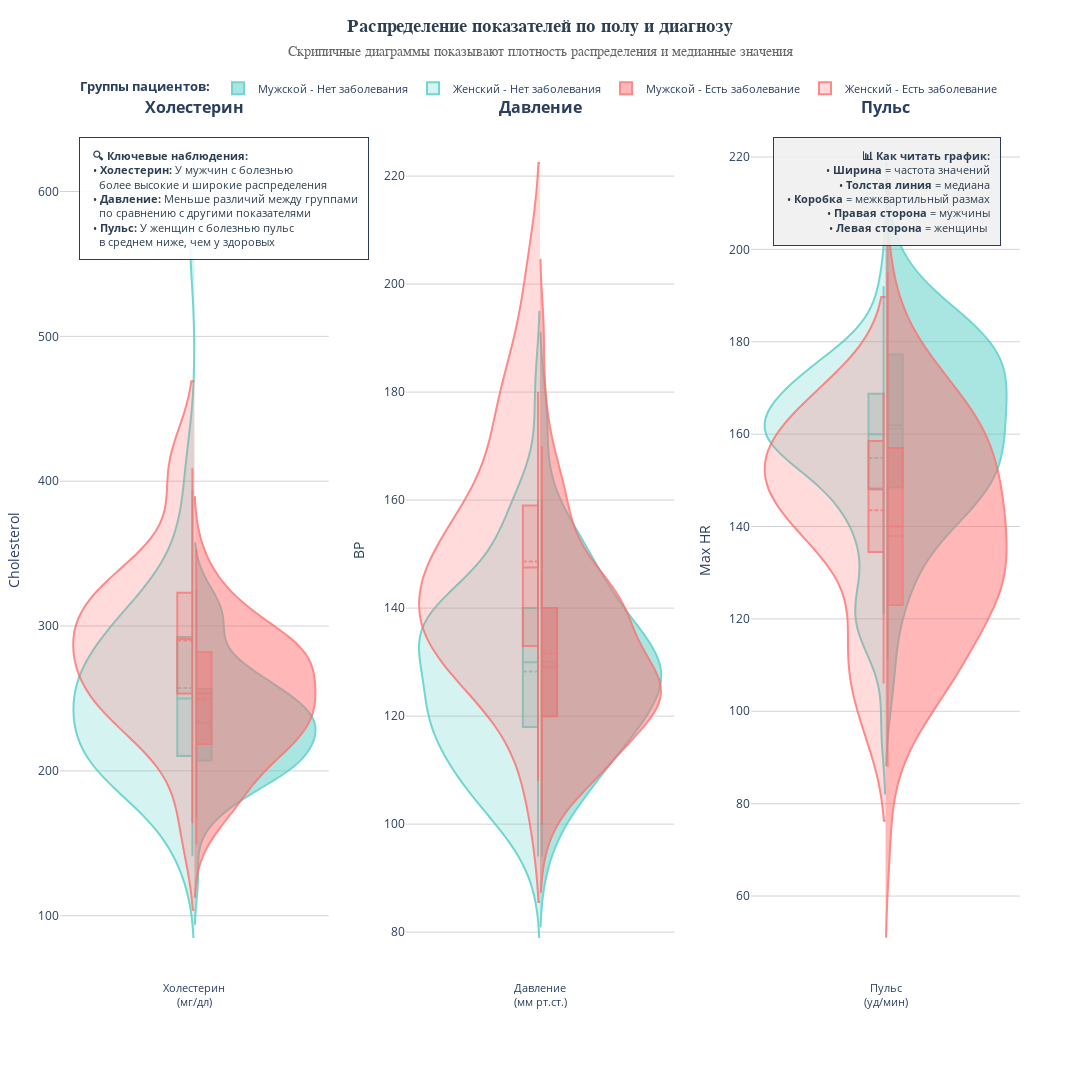

The code cell stored with this chart in its notebook:
### Code cell
import numpy as np
import pandas as pd
import plotly.graph_objects as go
import plotly.express as px

# Загружаем исходные данные
heart_df_original = pd.read_csv("/home/zorinep/big_data_magistracy/vizualize/heart.csv")

# Преобразуем для читаемости
heart_df_original["Пол"] = heart_df_original["Sex"].map({1: "Мужской", 0: "Женский"})
heart_df_original["Диагноз"] = heart_df_original["Heart Disease"].map({"Presence": "Есть заболевание", "Absence": "Нет заболевания"})

# ==================== КАРТОЧКА 6: VIOLIN PLOT ====================
print("Создаем Карточку 6: Violin plot...")

# Создаем subplot с 3 violin plots
fig6 = make_subplots(
    rows=1, cols=3,
    subplot_titles=['<b>Холестерин</b>', '<b>Давление</b>', '<b>Пульс</b>'],
    horizontal_spacing=0.08,
    shared_yaxes=False
)

# Показатели для анализа
indicators = ['Cholesterol', 'BP', 'Max HR']
titles_short = ['Холестерин<br>(мг/дл)', 'Давление<br>(мм рт.ст.)', 'Пульс<br>(уд/мин)']

# Цвета для групп
colors = {
    ('Мужской', 'Нет заболевания'): 'rgba(78, 205, 196, 0.6)',      # Бирюзовый светлый
    ('Женский', 'Нет заболевания'): 'rgba(78, 205, 196, 0.3)',      # Бирюзовый светлее
    ('Мужской', 'Есть заболевание'): 'rgba(255, 107, 107, 0.6)',    # Красный светлый
    ('Женский', 'Есть заболевание'): 'rgba(255, 107, 107, 0.3)'     # Красный светлее
}

line_colors = {
    ('Мужской', 'Нет заболевания'): '#4ECDC4',
    ('Женский', 'Нет заболевания'): '#4ECDC4',
    ('Мужской', 'Есть заболевание'): '#FF6B6B',
    ('Женский', 'Есть заболевание'): '#FF6B6B'
}

# Для каждой метрики создаем violin plot
for col_idx, (indicator, title) in enumerate(zip(indicators, titles_short), 1):
    
    # Создаем группы: Мужчины/Женщины × Здоровые/Больные
    groups = [
        ('Мужской', 'Нет заболевания'),
        ('Женский', 'Нет заболевания'),
        ('Мужской', 'Есть заболевание'),
        ('Женский', 'Есть заболевание')
    ]
    
    for group in groups:
        sex, diagnosis = group
        
        # Фильтруем данные
        subset = heart_df_original[
            (heart_df_original['Пол'] == sex) & 
            (heart_df_original['Диагноз'] == diagnosis)
        ]
        
        if len(subset) > 0:
            # Для мужчин делаем справа, для женщин слева
            side = 'positive' if sex == 'Мужской' else 'negative'
            
            fig6.add_trace(go.Violin(
                y=subset[indicator],
                x=[title] * len(subset),
                name=f"{sex} - {diagnosis}",
                side=side,
                line_color=line_colors[group],
                fillcolor=colors[group],
                opacity=0.8,
                meanline_visible=True,
                box_visible=True,
                points=False,  # Не показываем точки для чистоты
                scalemode='width',
                width=0.8,
                hoverinfo='y',
                legendgroup=str(group),
                showlegend=(col_idx == 1)  # Показывать легенду только для первого графика
            ),
            row=1, col=col_idx)

# Настраиваем layout
fig6.update_layout(
    title=dict(
        text='<b>Распределение показателей по полу и диагнозу</b><br><span style="font-size:14px; color:#666">Скрипичные диаграммы показывают плотность распределения и медианные значения</span>',
        font=dict(size=18, family='Arial', color='#2c3e50'),
        x=0.5,
        y=0.97
    ),
    width=1080,
    height=1080,
    margin=dict(l=60, r=60, t=120, b=100),
    plot_bgcolor='white',
    showlegend=True,
    legend=dict(
        orientation="h",
        yanchor="bottom",
        y=1.02,
        xanchor="center",
        x=0.5,
        font=dict(size=11),
        title=dict(text="<b>Группы пациентов:</b>")
    ),
    violingap=0.1,
    violingroupgap=0.1,
    violinmode='overlay'
)

# Настраиваем оси
for i in range(1, 4):
    fig6.update_xaxes(
        tickangle=0,
        tickfont=dict(size=11),
        showgrid=False,
        row=1, col=i
    )
    fig6.update_yaxes(
        gridcolor='lightgray',
        gridwidth=1,
        title_text=indicators[i-1],
        row=1, col=i
    )

# Добавляем аннотации с выводами
insights_text = '''
<b>🔍 Ключевые наблюдения:</b><br>
• <b>Холестерин:</b> У мужчин с болезнью<br>   более высокие и широкие распределения<br>
• <b>Давление:</b> Меньше различий между группами<br>   по сравнению с другими показателями<br>
• <b>Пульс:</b> У женщин с болезнью пульс<br>   в среднем ниже, чем у здоровых
'''

fig6.add_annotation(
    x=0.02, y=0.98,
    xref="paper", yref="paper",
    text=insights_text,
    showarrow=False,
    align="left",
    font=dict(size=11, color="#2c3e50"),
    bgcolor="rgba(255, 255, 255, 0.9)",
    bordercolor="#2c3e50",
    borderwidth=1,
    borderpad=10
)

# Добавляем объяснение графика
explanation_text = '''
<b>📊 Как читать график:</b><br>
• <b>Ширина</b> = частота значений<br>
• <b>Толстая линия</b> = медиана<br>
• <b>Коробка</b> = межквартильный размах<br>
• <b>Правая сторона</b> = мужчины<br>
• <b>Левая сторона</b> = женщины
'''

fig6.add_annotation(
    x=0.98, y=0.98,
    xref="paper", yref="paper",
    text=explanation_text,
    showarrow=False,
    align="right",
    font=dict(size=11, color="#2c3e50"),
    bgcolor="rgba(240, 240, 240, 0.9)",
    bordercolor="#2c3e50",
    borderwidth=1,
    borderpad=10
)

fig6.show()

### Figure 1 — Plotly figure (JSON) as saved in the notebook; plotly's stock layout.template omitted (floating-point values rounded to 4 significant figures)
{"data": [{"box": {"visible": true}, "fillcolor": "rgba(78, 205, 196, 0.6)", "hoverinfo": "y", "legendgroup": "('Мужской', 'Нет заболевания')", "line": {"color": "#4ECDC4"}, "meanline": {"visible": true}, "name": "Мужской - Нет заболевания", "opacity": 0.8, "points": false, "scalemode": "width", "showlegend": true, "side": "positive", "type": "violin", "width": 0.8, "x": ["Холестерин<br>(мг/дл)", "Холестерин<br>(мг/дл)", "Холестерин<br>(мг/дл)", "Холестерин<br>(мг/дл)", "Холестерин<br>(мг/дл)", "Холестерин<br>(мг/дл)", "Холестерин<br>(мг/дл)", "Холестерин<br>(мг/дл)", "Холестерин<br>(мг/дл)", "Холестерин<br>(мг/дл)", "Холестерин<br>(мг/дл)", "Холестерин<br>(мг/дл)", "Холестерин<br>(мг/дл)", "Холестерин<br>(мг/дл)", "Холестерин<br>(мг/дл)", "Холестерин<br>(мг/дл)", "Холестерин<br>(мг/дл)", "Холестерин<br>(мг/дл)", "Холестерин<br>(мг/дл)", "Холестерин<br>(мг/дл)", "Холестерин<br>(мг/дл)", "Холестерин<br>(мг/дл)", "Холестерин<br>(мг/дл)", "Холестерин<br>(мг/дл)", "Холестерин<br>(мг/дл)", "Холестерин<br>(мг/дл)", "Холестерин<br>(мг/дл)", "Холестерин<br>(мг/дл)", "Холестерин<br>(мг/дл)", "Холестерин<br>(мг/дл)", "Холестерин<br>(мг/дл)", "Холестерин<br>(мг/дл)", "Холестерин<br>(мг/дл)", "Холестерин<br>(мг/дл)", "Холестерин<br>(мг/дл)", "Холестерин<br>(мг/дл)", "Холестерин<br>(мг/дл)", "Холестерин<br>(мг/дл)", "Холестерин<br>(мг/дл)", "Холестерин<br>(мг/дл)", "Холестерин<br>(мг/дл)", "Холестерин<br>(мг/дл)", "Холестерин<br>(мг/дл)", "Холестерин<br>(мг/дл)", "Холестерин<br>(мг/дл)", "Холестерин<br>(мг/дл)", "Холестерин<br>(мг/дл)", "Холестерин<br>(мг/дл)", "Холестерин<br>(мг/дл)", "Холестерин<br>(мг/дл)", "Холестерин<br>(мг/дл)", "Холестерин<br>(мг/дл)", "Холестерин<br>(мг/дл)", "Холестерин<br>(мг/дл)", "Холестерин<br>(мг/дл)", "Холестерин<br>(мг/дл)", "Холестерин<br>(мг/дл)", "Холестерин<br>(мг/дл)", "Холестерин<br>(мг/дл)", "Холестерин<br>(мг/дл)", "Холестерин<br>(мг/дл)", "Холестерин<br>(мг/дл)", "Холестерин<br>(мг/дл)", "Холестерин<br>(мг/дл)", "Холестерин<br>(мг/дл)", "Холестерин<br>(мг/дл)", "Холестерин<br>(мг/дл)", "Холестерин<br>(мг/дл)", "Холестерин<br>(мг/дл)", "Холестерин<br>(мг/дл)", "Холестерин<br>(мг/дл)", "Холестерин<br>(мг/дл)", "Холестерин<br>(мг/дл)", "Холестерин<br>(мг/дл)", "Холестерин<br>(мг/дл)", "Холестерин<br>(мг/дл)", "Холестерин<br>(мг/дл)", "Холестерин<br>(мг/дл)", "Холестерин<br>(мг/дл)", "Холестерин<br>(мг/дл)", "Холестерин<br>(мг/дл)", "Холестерин<br>(мг/дл)", "Холестерин<br>(мг/дл)"], "xaxis": "x", "y": [263, 177, 234, 226, 235, 211, 199, 245, 303, 204, 228, 180, 222, 233, 197, 211, 205, 126, 226, 233, 261, 245, 208, 236, 214, 201, 244, 208, 270, 221, 302, 222, 235, 295, 273, 201, 226, 232, 207, 271, 213, 250, 308, 193, 262, 211, 197, 234, 182, 196, 240, 246, 315, 233, 239, 309, 255, 277, 298, 240, 250, 245, 204, 227, 258, 220, 168, 203, 186, 260, 231, 257, 325, 321, 219, 175, 212, 243, 247, 266, 199, 263, 192], "yaxis": "y"}, {"box": {"visible": true}, "fillcolor": "rgba(78, 205, 196, 0.3)", "hoverinfo": "y", "legendgroup": "('Женский', 'Нет заболевания')", "line": {"color": "#4ECDC4"}, "meanline": {"visible": true}, "name": "Женский - Нет заболевания", "opacity": 0.8, "points": false, "scalemode": "width", "showlegend": true, "side": "negative", "type": "violin", "width": 0.8, "x": ["Холестерин<br>(мг/дл)", "Холестерин<br>(мг/дл)", "Холестерин<br>(мг/дл)", "Холестерин<br>(мг/дл)", "Холестерин<br>(мг/дл)", "Холестерин<br>(мг/дл)", "Холестерин<br>(мг/дл)", "Холестерин<br>(мг/дл)", "Холестерин<br>(мг/дл)", "Холестерин<br>(мг/дл)", "Холестерин<br>(мг/дл)", "Холестерин<br>(мг/дл)", "Холестерин<br>(мг/дл)", "Холестерин<br>(мг/дл)", "Холестерин<br>(мг/дл)", "Холестерин<br>(мг/дл)", "Холестерин<br>(мг/дл)", "Холестерин<br>(мг/дл)", "Холестерин<br>(мг/дл)", "Холестерин<br>(мг/дл)", "Холестерин<br>(мг/дл)", "Холестерин<br>(мг/дл)", "Холестерин<br>(мг/дл)", "Холестерин<br>(мг/дл)", "Холестерин<br>(мг/дл)", "Холестерин<br>(мг/дл)", "Холестерин<br>(мг/дл)", "Холестерин<br>(мг/дл)", "Холестерин<br>(мг/дл)", "Холестерин<br>(мг/дл)", "Холестерин<br>(мг/дл)", "Холестерин<br>(мг/дл)", "Холестерин<br>(мг/дл)", "Холестерин<br>(мг/дл)", "Холестерин<br>(мг/дл)", "Холестерин<br>(мг/дл)", "Холестерин<br>(мг/дл)", "Холестерин<br>(мг/дл)", "Холестерин<br>(мг/дл)", "Холестерин<br>(мг/дл)", "Холестерин<br>(мг/дл)", "Холестерин<br>(мг/дл)", "Холестерин<br>(мг/дл)", "Холестерин<br>(мг/дл)", "Холестерин<br>(мг/дл)", "Холестерин<br>(мг/дл)", "Холестерин<br>(мг/дл)", "Холестерин<br>(мг/дл)", "Холестерин<br>(мг/дл)", "Холестерин<br>(мг/дл)", "Холестерин<br>(мг/дл)", "Холестерин<br>(мг/дл)", "Холестерин<br>(мг/дл)", "Холестерин<br>(мг/дл)", "Холестерин<br>(мг/дл)", "Холестерин<br>(мг/дл)", "Холестерин<br>(мг/дл)", "Холестерин<br>(мг/дл)", "Холестерин<br>(мг/дл)", "Холестерин<br>(мг/дл)", "Холестерин<br>(мг/дл)", "Холестерин<br>(мг/дл)", "Холестерин<br>(мг/дл)", "Холестерин<br>(мг/дл)", "Холестерин<br>(мг/дл)", "Холестерин<br>(мг/дл)", "Холестерин<br>(мг/дл)"], "xaxis": "x", "y": [564, 269, 303, 149, 288, 275, 243, 295, 265, 215, 209, 417, 195, 234, 198, 178, 240, 242, 354, 197, 223, 199, 209, 306, 313, 244, 141, 269, 160, 304, 271, 226, 360, 201, 196, 177, 277, 210, 268, 219, 267, 303, 256, 204, 325, 254, 236, 211, 265, 394, 250, 248, 214, 239, 318, 213, 204, 252, 183, 283, 234, 264, 308, 269, 302, 340, 294], "yaxis": "y"}, {"box": {"visible": true}, "fillcolor": "rgba(255, 107, 107, 0.6)", "hoverinfo": "y", "legendgroup": "('Мужской', 'Есть заболевание')", "line": {"color": "#FF6B6B"}, "meanline": {"visible": true}, "name": "Мужской - Есть заболевание", "opacity": 0.8, "points": false, "scalemode": "width", "showlegend": true, "side": "positive", "type": "violin", "width": 0.8, "x": ["Холестерин<br>(мг/дл)", "Холестерин<br>(мг/дл)", "Холестерин<br>(мг/дл)", "Холестерин<br>(мг/дл)", "Холестерин<br>(мг/дл)", "Холестерин<br>(мг/дл)", "Холестерин<br>(мг/дл)", "Холестерин<br>(мг/дл)", "Холестерин<br>(мг/дл)", "Холестерин<br>(мг/дл)", "Холестерин<br>(мг/дл)", "Холестерин<br>(мг/дл)", "Холестерин<br>(мг/дл)", "Холестерин<br>(мг/дл)", "Холестерин<br>(мг/дл)", "Холестерин<br>(мг/дл)", "Холестерин<br>(мг/дл)", "Холестерин<br>(мг/дл)", "Холестерин<br>(мг/дл)", "Холестерин<br>(мг/дл)", "Холестерин<br>(мг/дл)", "Холестерин<br>(мг/дл)", "Холестерин<br>(мг/дл)", "Холестерин<br>(мг/дл)", "Холестерин<br>(мг/дл)", "Холестерин<br>(мг/дл)", "Холестерин<br>(мг/дл)", "Холестерин<br>(мг/дл)", "Холестерин<br>(мг/дл)", "Холестерин<br>(мг/дл)", "Холестерин<br>(мг/дл)", "Холестерин<br>(мг/дл)", "Холестерин<br>(мг/дл)", "Холестерин<br>(мг/дл)", "Холестерин<br>(мг/дл)", "Холестерин<br>(мг/дл)", "Холестерин<br>(мг/дл)", "Холестерин<br>(мг/дл)", "Холестерин<br>(мг/дл)", "Холестерин<br>(мг/дл)", "Холестерин<br>(мг/дл)", "Холестерин<br>(мг/дл)", "Холестерин<br>(мг/дл)", "Холестерин<br>(мг/дл)", "Холестерин<br>(мг/дл)", "Холестерин<br>(мг/дл)", "Холестерин<br>(мг/дл)", "Холестерин<br>(мг/дл)", "Холестерин<br>(мг/дл)", "Холестерин<br>(мг/дл)", "Холестерин<br>(мг/дл)", "Холестерин<br>(мг/дл)", "Холестерин<br>(мг/дл)", "Холестерин<br>(мг/дл)", "Холестерин<br>(мг/дл)", "Холестерин<br>(мг/дл)", "Холестерин<br>(мг/дл)", "Холестерин<br>(мг/дл)", "Холестерин<br>(мг/дл)", "Холестерин<br>(мг/дл)", "Холестерин<br>(мг/дл)", "Холестерин<br>(мг/дл)", "Холестерин<br>(мг/дл)", "Холестерин<br>(мг/дл)", "Холестерин<br>(мг/дл)", "Холестерин<br>(мг/дл)", "Холестерин<br>(мг/дл)", "Холестерин<br>(мг/дл)", "Холестерин<br>(мг/дл)", "Холестерин<br>(мг/дл)", "Холестерин<br>(мг/дл)", "Холестерин<br>(мг/дл)", "Холестерин<br>(мг/дл)", "Холестерин<br>(мг/дл)", "Холестерин<br>(мг/дл)", "Холестерин<br>(мг/дл)", "Холестерин<br>(мг/дл)", "Холестерин<br>(мг/дл)", "Холестерин<br>(мг/дл)", "Холестерин<br>(мг/дл)", "Холестерин<br>(мг/дл)", "Холестерин<br>(мг/дл)", "Холестерин<br>(мг/дл)", "Холестерин<br>(мг/дл)", "Холестерин<br>(мг/дл)", "Холестерин<br>(мг/дл)", "Холестерин<br>(мг/дл)", "Холестерин<br>(мг/дл)", "Холестерин<br>(мг/дл)", "Холестерин<br>(мг/дл)", "Холестерин<br>(мг/дл)", "Холестерин<br>(мг/дл)", "Холестерин<br>(мг/дл)", "Холестерин<br>(мг/дл)", "Холестерин<br>(мг/дл)", "Холестерин<br>(мг/дл)", "Холестерин<br>(мг/дл)", "Холестерин<br>(мг/дл)", "Холестерин<br>(мг/дл)", "Холестерин<br>(мг/дл)"], "xaxis": "x", "y": [322, 261, 256, 239, 293, 234, 311, 203, 229, 230, 229, 326, 200, 256, 207, 273, 223, 218, 149, 197, 246, 315, 166, 281, 276, 243, 260, 309, 218, 198, 270, 243, 266, 206, 212, 275, 234, 237, 289, 254, 274, 177, 249, 283, 188, 286, 274, 267, 230, 212, 246, 249, 212, 233, 283, 282, 230, 167, 224, 217, 231, 259, 282, 254, 299, 298, 231, 254, 172, 184, 269, 174, 282, 304, 300, 258, 299, 289, 309, 288, 216, 239, 254, 330, 219, 255, 177, 274, 253, 248, 185, 282, 188, 290, 353, 335, 206, 284, 229, 286], "yaxis": "y"}, {"box": {"visible": true}, "fillcolor": "rgba(255, 107, 107, 0.3)", "hoverinfo": "y", "legendgroup": "('Женский', 'Есть заболевание')", "line": {"color": "#FF6B6B"}, "meanline": {"visible": true}, "name": "Женский - Есть заболевание", "opacity": 0.8, "points": false, "scalemode": "width", "showlegend": true, "side": "negative", "type": "violin", "width": 0.8, "x": ["Холестерин<br>(мг/дл)", "Холестерин<br>(мг/дл)", "Холестерин<br>(мг/дл)", "Холестерин<br>(мг/дл)", "Холестерин<br>(мг/дл)", "Холестерин<br>(мг/дл)", "Холестерин<br>(мг/дл)", "Холестерин<br>(мг/дл)", "Холестерин<br>(мг/дл)", "Холестерин<br>(мг/дл)", "Холестерин<br>(мг/дл)", "Холестерин<br>(мг/дл)", "Холестерин<br>(мг/дл)", "Холестерин<br>(мг/дл)", "Холестерин<br>(мг/дл)", "Холестерин<br>(мг/дл)", "Холестерин<br>(мг/дл)", "Холестерин<br>(мг/дл)", "Холестерин<br>(мг/дл)", "Холестерин<br>(мг/дл)"], "xaxis": "x", "y": [407, 225, 249, 305, 319, 330, 258, 327, 305, 288, 269, 228, 244, 294, 409, 263, 341, 307, 164, 268], "yaxis": "y"}, {"box": {"visible": true}, "fillcolor": "rgba(78, 205, 196, 0.6)", "hoverinfo": "y", "legendgroup": "('Мужской', 'Нет заболевания')", "line": {"color": "#4ECDC4"}, "meanline": {"visible": true}, "name": "Мужской - Нет заболевания", "opacity": 0.8, "points": false, "scalemode": "width", "showlegend": false, "side": "positive", "type": "violin", "width": 0.8, "x": ["Давление<br>(мм рт.ст.)", "Давление<br>(мм рт.ст.)", "Давление<br>(мм рт.ст.)", "Давление<br>(мм рт.ст.)", "Давление<br>(мм рт.ст.)", "Давление<br>(мм рт.ст.)", "Давление<br>(мм рт.ст.)", "Давление<br>(мм рт.ст.)", "Давление<br>(мм рт.ст.)", "Давление<br>(мм рт.ст.)", "Давление<br>(мм рт.ст.)", "Давление<br>(мм рт.ст.)", "Давление<br>(мм рт.ст.)", "Давление<br>(мм рт.ст.)", "Давление<br>(мм рт.ст.)", "Давление<br>(мм рт.ст.)", "Давление<br>(мм рт.ст.)", "Давление<br>(мм рт.ст.)", "Давление<br>(мм рт.ст.)", "Давление<br>(мм рт.ст.)", "Давление<br>(мм рт.ст.)", "Давление<br>(мм рт.ст.)", "Давление<br>(мм рт.ст.)", "Давление<br>(мм рт.ст.)", "Давление<br>(мм рт.ст.)", "Давление<br>(мм рт.ст.)", "Давление<br>(мм рт.ст.)", "Давление<br>(мм рт.ст.)", "Давление<br>(мм рт.ст.)", "Давление<br>(мм рт.ст.)", "Давление<br>(мм рт.ст.)", "Давление<br>(мм рт.ст.)", "Давление<br>(мм рт.ст.)", "Давление<br>(мм рт.ст.)", "Давление<br>(мм рт.ст.)", "Давление<br>(мм рт.ст.)", "Давление<br>(мм рт.ст.)", "Давление<br>(мм рт.ст.)", "Давление<br>(мм рт.ст.)", "Давление<br>(мм рт.ст.)", "Давление<br>(мм рт.ст.)", "Давление<br>(мм рт.ст.)", "Давление<br>(мм рт.ст.)", "Давление<br>(мм рт.ст.)", "Давление<br>(мм рт.ст.)", "Давление<br>(мм рт.ст.)", "Давление<br>(мм рт.ст.)", "Давление<br>(мм рт.ст.)", "Давление<br>(мм рт.ст.)", "Давление<br>(мм рт.ст.)", "Давление<br>(мм рт.ст.)", "Давление<br>(мм рт.ст.)", "Давление<br>(мм рт.ст.)", "Давление<br>(мм рт.ст.)", "Давление<br>(мм рт.ст.)", "Давление<br>(мм рт.ст.)", "Давление<br>(мм рт.ст.)", "Давление<br>(мм рт.ст.)", "Давление<br>(мм рт.ст.)", "Давление<br>(мм рт.ст.)", "Давление<br>(мм рт.ст.)", "Давление<br>(мм рт.ст.)", "Давление<br>(мм рт.ст.)", "Давление<br>(мм рт.ст.)", "Давление<br>(мм рт.ст.)", "Давление<br>(мм рт.ст.)", "Давление<br>(мм рт.ст.)", "Давление<br>(мм рт.ст.)", "Давление<br>(мм рт.ст.)", "Давление<br>(мм рт.ст.)", "Давление<br>(мм рт.ст.)", "Давление<br>(мм рт.ст.)", "Давление<br>(мм рт.ст.)", "Давление<br>(мм рт.ст.)", "Давление<br>(мм рт.ст.)", "Давление<br>(мм рт.ст.)", "Давление<br>(мм рт.ст.)", "Давление<br>(мм рт.ст.)", "Давление<br>(мм рт.ст.)", "Давление<br>(мм рт.ст.)", "Давление<br>(мм рт.ст.)", "Давление<br>(мм рт.ст.)", "Давление<br>(мм рт.ст.)"], "xaxis": "x2", "y": [128, 120, 135, 142, 140, 110, 140, 130, 115, 112, 160, 130, 122, 130, 101, 140, 128, 150, 120, 145, 140, 156, 104, 120, 130, 110, 148, 128, 178, 140, 120, 100, 110, 120, 125, 134, 140, 150, 132, 138, 125, 112, 128, 120, 130, 110, 130, 160, 118, 129, 120, 130, 130, 108, 140, 108, 124, 118, 152, 105, 130, 125, 130, 94, 120, 120, 150, 135, 118, 115, 130, 138, 120, 140, 130, 110, 150, 150, 150, 130, 172, 120, 140], "yaxis": "y2"}, {"box": {"visible": true}, "fillcolor": "rgba(78, 205, 196, 0.3)", "hoverinfo": "y", "legendgroup": "('Женский', 'Нет заболевания')", "line": {"color": "#4ECDC4"}, "meanline": {"visible": true}, "name": "Женский - Нет заболевания", "opacity": 0.8, "points": false, "scalemode": "width", "showlegend": false, "side": "negative", "type": "violin", "width": 0.8, "x": ["Давление<br>(мм рт.ст.)", "Давление<br>(мм рт.ст.)", "Давление<br>(мм рт.ст.)", "Давление<br>(мм рт.ст.)", "Давление<br>(мм рт.ст.)", "Давление<br>(мм рт.ст.)", "Давление<br>(мм рт.ст.)", "Давление<br>(мм рт.ст.)", "Давление<br>(мм рт.ст.)", "Давление<br>(мм рт.ст.)", "Давление<br>(мм рт.ст.)", "Давление<br>(мм рт.ст.)", "Давление<br>(мм рт.ст.)", "Давление<br>(мм рт.ст.)", "Давление<br>(мм рт.ст.)", "Давление<br>(мм рт.ст.)", "Давление<br>(мм рт.ст.)", "Давление<br>(мм рт.ст.)", "Давление<br>(мм рт.ст.)", "Давление<br>(мм рт.ст.)", "Давление<br>(мм рт.ст.)", "Давление<br>(мм рт.ст.)", "Давление<br>(мм рт.ст.)", "Давление<br>(мм рт.ст.)", "Давление<br>(мм рт.ст.)", "Давление<br>(мм рт.ст.)", "Давление<br>(мм рт.ст.)", "Давление<br>(мм рт.ст.)", "Давление<br>(мм рт.ст.)", "Давление<br>(мм рт.ст.)", "Давление<br>(мм рт.ст.)", "Давление<br>(мм рт.ст.)", "Давление<br>(мм рт.ст.)", "Давление<br>(мм рт.ст.)", "Давление<br>(мм рт.ст.)", "Давление<br>(мм рт.ст.)", "Давление<br>(мм рт.ст.)", "Давление<br>(мм рт.ст.)", "Давление<br>(мм рт.ст.)", "Давление<br>(мм рт.ст.)", "Давление<br>(мм рт.ст.)", "Давление<br>(мм рт.ст.)", "Давление<br>(мм рт.ст.)", "Давление<br>(мм рт.ст.)", "Давление<br>(мм рт.ст.)", "Давление<br>(мм рт.ст.)", "Давление<br>(мм рт.ст.)", "Давление<br>(мм рт.ст.)", "Давление<br>(мм рт.ст.)", "Давление<br>(мм рт.ст.)", "Давление<br>(мм рт.ст.)", "Давление<br>(мм рт.ст.)", "Давление<br>(мм рт.ст.)", "Давление<br>(мм рт.ст.)", "Давление<br>(мм рт.ст.)", "Давление<br>(мм рт.ст.)", "Давление<br>(мм рт.ст.)", "Давление<br>(мм рт.ст.)", "Давление<br>(мм рт.ст.)", "Давление<br>(мм рт.ст.)", "Давление<br>(мм рт.ст.)", "Давление<br>(мм рт.ст.)", "Давление<br>(мм рт.ст.)", "Давление<br>(мм рт.ст.)", "Давление<br>(мм рт.ст.)", "Давление<br>(мм рт.ст.)", "Давление<br>(мм рт.ст.)"], "xaxis": "x2", "y": [115, 120, 128, 112, 132, 130, 138, 120, 110, 120, 124, 140, 140, 130, 105, 120, 150, 118, 120, 140, 106, 94, 120, 126, 140, 120, 108, 130, 112, 135, 134, 150, 160, 160, 136, 142, 152, 118, 112, 120, 108, 130, 130, 105, 180, 110, 138, 120, 102, 140, 135, 100, 110, 140, 102, 122, 130, 135, 138, 150, 138, 130, 140, 155, 160, 120, 140], "yaxis": "y2"}, {"box": {"visible": true}, "fillcolor": "rgba(255, 107, 107, 0.6)", "hoverinfo": "y", "legendgroup": "('Мужской', 'Есть заболевание')", "line": {"color": "#FF6B6B"}, "meanline": {"visible": true}, "name": "Мужской - Есть заболевание", "opacity": 0.8, "points": false, "scalemode": "width", "showlegend": false, "side": "positive", "type": "violin", "width": 0.8, "x": ["Давление<br>(мм рт.ст.)", "Давление<br>(мм рт.ст.)", "Давление<br>(мм рт.ст.)", "Давление<br>(мм рт.ст.)", "Давление<br>(мм рт.ст.)", "Давление<br>(мм рт.ст.)", "Давление<br>(мм рт.ст.)", "Давление<br>(мм рт.ст.)", "Давление<br>(мм рт.ст.)", "Давление<br>(мм рт.ст.)", "Давление<br>(мм рт.ст.)", "Давление<br>(мм рт.ст.)", "Давление<br>(мм рт.ст.)", "Давление<br>(мм рт.ст.)", "Давление<br>(мм рт.ст.)", "Давление<br>(мм рт.ст.)", "Давление<br>(мм рт.ст.)", "Давление<br>(мм рт.ст.)", "Давление<br>(мм рт.ст.)", "Давление<br>(мм рт.ст.)", "Давление<br>(мм рт.ст.)", "Давление<br>(мм рт.ст.)", "Давление<br>(мм рт.ст.)", "Давление<br>(мм рт.ст.)", "Давление<br>(мм рт.ст.)", "Давление<br>(мм рт.ст.)", "Давление<br>(мм рт.ст.)", "Давление<br>(мм рт.ст.)", "Давление<br>(мм рт.ст.)", "Давление<br>(мм рт.ст.)", "Давление<br>(мм рт.ст.)", "Давление<br>(мм рт.ст.)", "Давление<br>(мм рт.ст.)", "Давление<br>(мм рт.ст.)", "Давление<br>(мм рт.ст.)", "Давление<br>(мм рт.ст.)", "Давление<br>(мм рт.ст.)", "Давление<br>(мм рт.ст.)", "Давление<br>(мм рт.ст.)", "Давление<br>(мм рт.ст.)", "Давление<br>(мм рт.ст.)", "Давление<br>(мм рт.ст.)", "Давление<br>(мм рт.ст.)", "Давление<br>(мм рт.ст.)", "Давление<br>(мм рт.ст.)", "Давление<br>(мм рт.ст.)", "Давление<br>(мм рт.ст.)", "Давление<br>(мм рт.ст.)", "Давление<br>(мм рт.ст.)", "Давление<br>(мм рт.ст.)", "Давление<br>(мм рт.ст.)", "Давление<br>(мм рт.ст.)", "Давление<br>(мм рт.ст.)", "Давление<br>(мм рт.ст.)", "Давление<br>(мм рт.ст.)", "Давление<br>(мм рт.ст.)", "Давление<br>(мм рт.ст.)", "Давление<br>(мм рт.ст.)", "Давление<br>(мм рт.ст.)", "Давление<br>(мм рт.ст.)", "Давление<br>(мм рт.ст.)", "Давление<br>(мм рт.ст.)", "Давление<br>(мм рт.ст.)", "Давление<br>(мм рт.ст.)", "Давление<br>(мм рт.ст.)", "Давление<br>(мм рт.ст.)", "Давление<br>(мм рт.ст.)", "Давление<br>(мм рт.ст.)", "Давление<br>(мм рт.ст.)", "Давление<br>(мм рт.ст.)", "Давление<br>(мм рт.ст.)", "Давление<br>(мм рт.ст.)", "Давление<br>(мм рт.ст.)", "Давление<br>(мм рт.ст.)", "Давление<br>(мм рт.ст.)", "Давление<br>(мм рт.ст.)", "Давление<br>(мм рт.ст.)", "Давление<br>(мм рт.ст.)", "Давление<br>(мм рт.ст.)", "Давление<br>(мм рт.ст.)", "Давление<br>(мм рт.ст.)", "Давление<br>(мм рт.ст.)", "Давление<br>(мм рт.ст.)", "Давление<br>(мм рт.ст.)", "Давление<br>(мм рт.ст.)", "Давление<br>(мм рт.ст.)", "Давление<br>(мм рт.ст.)", "Давление<br>(мм рт.ст.)", "Давление<br>(мм рт.ст.)", "Давление<br>(мм рт.ст.)", "Давление<br>(мм рт.ст.)", "Давление<br>(мм рт.ст.)", "Давление<br>(мм рт.ст.)", "Давление<br>(мм рт.ст.)", "Давление<br>(мм рт.ст.)", "Давление<br>(мм рт.ст.)", "Давление<br>(мм рт.ст.)", "Давление<br>(мм рт.ст.)", "Давление<br>(мм рт.ст.)", "Давление<br>(мм рт.ст.)"], "xaxis": "x2", "y": [130, 124, 130, 110, 140, 134, 140, 140, 120, 112, 128, 170, 144, 130, 140, 160, 152, 126, 118, 110, 160, 136, 138, 120, 150, 108, 120, 142, 146, 120, 150, 150, 124, 110, 125, 110, 100, 120, 165, 130, 124, 140, 120, 130, 120, 122, 152, 120, 117, 112, 120, 125, 145, 140, 192, 123, 112, 110, 132, 140, 120, 128, 138, 140, 100, 140, 150, 125, 110, 132, 160, 145, 126, 125, 125, 125, 140, 160, 125, 170, 128, 110, 135, 130, 118, 128, 120, 180, 130, 110, 140, 145, 120, 112, 132, 140, 130, 120, 110, 160], "yaxis": "y2"}, {"box": {"visible": true}, "fillcolor": "rgba(255, 107, 107, 0.3)", "hoverinfo": "y", "legendgroup": "('Женский', 'Есть заболевание')", "line": {"color": "#FF6B6B"}, "meanline": {"visible": true}, "name": "Женский - Есть заболевание", "opacity": 0.8, "points": false, "scalemode": "width", "showlegend": false, "side": "negative", "type": "violin", "width": 0.8, "x": ["Давление<br>(мм рт.ст.)", "Давление<br>(мм рт.ст.)", "Давление<br>(мм рт.ст.)", "Давление<br>(мм рт.ст.)", "Давление<br>(мм рт.ст.)", "Давление<br>(мм рт.ст.)", "Давление<br>(мм рт.ст.)", "Давление<br>(мм рт.ст.)", "Давление<br>(мм рт.ст.)", "Давление<br>(мм рт.ст.)", "Давление<br>(мм рт.ст.)", "Давление<br>(мм рт.ст.)", "Давление<br>(мм рт.ст.)", "Давление<br>(мм рт.ст.)", "Давление<br>(мм рт.ст.)", "Давление<br>(мм рт.ст.)", "Давление<br>(мм рт.ст.)", "Давление<br>(мм рт.ст.)", "Давление<br>(мм рт.ст.)", "Давление<br>(мм рт.ст.)"], "xaxis": "x2", "y": [150, 150, 174, 130, 136, 130, 150, 180, 158, 200, 108, 178, 150, 138, 134, 130, 132, 145, 160, 140], "yaxis": "y2"}, {"box": {"visible": true}, "fillcolor": "rgba(78, 205, 196, 0.6)", "hoverinfo": "y", "legendgroup": "('Мужской', 'Нет заболевания')", "line": {"color": "#4ECDC4"}, "meanline": {"visible": true}, "name": "Мужской - Нет заболевания", "opacity": 0.8, "points": false, "scalemode": "width", "showlegend": false, "side": "positive", "type": "violin", "width": 0.8, "x": ["Пульс<br>(уд/мин)", "Пульс<br>(уд/мин)", "Пульс<br>(уд/мин)", "Пульс<br>(уд/мин)", "Пульс<br>(уд/мин)", "Пульс<br>(уд/мин)", "Пульс<br>(уд/мин)", "Пульс<br>(уд/мин)", "Пульс<br>(уд/мин)", "Пульс<br>(уд/мин)", "Пульс<br>(уд/мин)", "Пульс<br>(уд/мин)", "Пульс<br>(уд/мин)", "Пульс<br>(уд/мин)", "Пульс<br>(уд/мин)", "Пульс<br>(уд/мин)", "Пульс<br>(уд/мин)", "Пульс<br>(уд/мин)", "Пульс<br>(уд/мин)", "Пульс<br>(уд/мин)", "Пульс<br>(уд/мин)", "Пульс<br>(уд/мин)", "Пульс<br>(уд/мин)", "Пульс<br>(уд/мин)", "Пульс<br>(уд/мин)", "Пульс<br>(уд/мин)", "Пульс<br>(уд/мин)", "Пульс<br>(уд/мин)", "Пульс<br>(уд/мин)", "Пульс<br>(уд/мин)", "Пульс<br>(уд/мин)", "Пульс<br>(уд/мин)", "Пульс<br>(уд/мин)", "Пульс<br>(уд/мин)", "Пульс<br>(уд/мин)", "Пульс<br>(уд/мин)", "Пульс<br>(уд/мин)", "Пульс<br>(уд/мин)", "Пульс<br>(уд/мин)", "Пульс<br>(уд/мин)", "Пульс<br>(уд/мин)", "Пульс<br>(уд/мин)", "Пульс<br>(уд/мин)", "Пульс<br>(уд/мин)", "Пульс<br>(уд/мин)", "Пульс<br>(уд/мин)", "Пульс<br>(уд/мин)", "Пульс<br>(уд/мин)", "Пульс<br>(уд/мин)", "Пульс<br>(уд/мин)", "Пульс<br>(уд/мин)", "Пульс<br>(уд/мин)", "Пульс<br>(уд/мин)", "Пульс<br>(уд/мин)", "Пульс<br>(уд/мин)", "Пульс<br>(уд/мин)", "Пульс<br>(уд/мин)", "Пульс<br>(уд/мин)", "Пульс<br>(уд/мин)", "Пульс<br>(уд/мин)", "Пульс<br>(уд/мин)", "Пульс<br>(уд/мин)", "Пульс<br>(уд/мин)", "Пульс<br>(уд/мин)", "Пульс<br>(уд/мин)", "Пульс<br>(уд/мин)", "Пульс<br>(уд/мин)", "Пульс<br>(уд/мин)", "Пульс<br>(уд/мин)", "Пульс<br>(уд/мин)", "Пульс<br>(уд/мин)", "Пульс<br>(уд/мин)", "Пульс<br>(уд/мин)", "Пульс<br>(уд/мин)", "Пульс<br>(уд/мин)", "Пульс<br>(уд/мин)", "Пульс<br>(уд/мин)", "Пульс<br>(уд/мин)", "Пульс<br>(уд/мин)", "Пульс<br>(уд/мин)", "Пульс<br>(уд/мин)", "Пульс<br>(уд/мин)", "Пульс<br>(уд/мин)"], "xaxis": "x3", "y": [105, 140, 161, 111, 180, 144, 178, 180, 181, 143, 138, 150, 186, 179, 156, 165, 184, 173, 169, 150, 186, 143, 148, 178, 168, 126, 178, 140, 145, 164, 151, 143, 153, 162, 152, 158, 178, 165, 168, 182, 125, 179, 170, 162, 155, 161, 152, 131, 174, 163, 194, 173, 162, 147, 160, 156, 175, 151, 178, 154, 187, 166, 202, 154, 147, 170, 174, 132, 190, 185, 146, 156, 172, 182, 188, 123, 157, 137, 171, 171, 162, 173, 148], "yaxis": "y3"}, {"box": {"visible": true}, "fillcolor": "rgba(78, 205, 196, 0.3)", "hoverinfo": "y", "legendgroup": "('Женский', 'Нет заболевания')", "line": {"color": "#4ECDC4"}, "meanline": {"visible": true}, "name": "Женский - Нет заболевания", "opacity": 0.8, "points": false, "scalemode": "width", "showlegend": false, "side": "negative", "type": "violin", "width": 0.8, "x": ["Пульс<br>(уд/мин)", "Пульс<br>(уд/мин)", "Пульс<br>(уд/мин)", "Пульс<br>(уд/мин)", "Пульс<br>(уд/мин)", "Пульс<br>(уд/мин)", "Пульс<br>(уд/мин)", "Пульс<br>(уд/мин)", "Пульс<br>(уд/мин)", "Пульс<br>(уд/мин)", "Пульс<br>(уд/мин)", "Пульс<br>(уд/мин)", "Пульс<br>(уд/мин)", "Пульс<br>(уд/мин)", "Пульс<br>(уд/мин)", "Пульс<br>(уд/мин)", "Пульс<br>(уд/мин)", "Пульс<br>(уд/мин)", "Пульс<br>(уд/мин)", "Пульс<br>(уд/мин)", "Пульс<br>(уд/мин)", "Пульс<br>(уд/мин)", "Пульс<br>(уд/мин)", "Пульс<br>(уд/мин)", "Пульс<br>(уд/мин)", "Пульс<br>(уд/мин)", "Пульс<br>(уд/мин)", "Пульс<br>(уд/мин)", "Пульс<br>(уд/мин)", "Пульс<br>(уд/мин)", "Пульс<br>(уд/мин)", "Пульс<br>(уд/мин)", "Пульс<br>(уд/мин)", "Пульс<br>(уд/мин)", "Пульс<br>(уд/мин)", "Пульс<br>(уд/мин)", "Пульс<br>(уд/мин)", "Пульс<br>(уд/мин)", "Пульс<br>(уд/мин)", "Пульс<br>(уд/мин)", "Пульс<br>(уд/мин)", "Пульс<br>(уд/мин)", "Пульс<br>(уд/мин)", "Пульс<br>(уд/мин)", "Пульс<br>(уд/мин)", "Пульс<br>(уд/мин)", "Пульс<br>(уд/мин)", "Пульс<br>(уд/мин)", "Пульс<br>(уд/мин)", "Пульс<br>(уд/мин)", "Пульс<br>(уд/мин)", "Пульс<br>(уд/мин)", "Пульс<br>(уд/мин)", "Пульс<br>(уд/мин)", "Пульс<br>(уд/мин)", "Пульс<br>(уд/мин)", "Пульс<br>(уд/мин)", "Пульс<br>(уд/мин)", "Пульс<br>(уд/мин)", "Пульс<br>(уд/мин)", "Пульс<br>(уд/мин)", "Пульс<br>(уд/мин)", "Пульс<br>(уд/мин)", "Пульс<br>(уд/мин)", "Пульс<br>(уд/мин)", "Пульс<br>(уд/мин)", "Пульс<br>(уд/мин)"], "xaxis": "x3", "y": [160, 121, 159, 125, 159, 139, 152, 157, 130, 170, 163, 157, 179, 175, 168, 96, 171, 149, 163, 116, 142, 179, 173, 163, 133, 162, 175, 163, 138, 170, 162, 114, 151, 163, 169, 160, 172, 192, 172, 158, 167, 122, 149, 172, 154, 159, 152, 115, 122, 157, 161, 122, 158, 151, 160, 165, 172, 172, 182, 162, 160, 143, 142, 148, 162, 172, 153], "yaxis": "y3"}, {"box": {"visible": true}, "fillcolor": "rgba(255, 107, 107, 0.6)", "hoverinfo": "y", "legendgroup": "('Мужской', 'Есть заболевание')", "line": {"color": "#FF6B6B"}, "meanline": {"visible": true}, "name": "Мужской - Есть заболевание", "opacity": 0.8, "points": false, "scalemode": "width", "showlegend": false, "side": "positive", "type": "violin", "width": 0.8, "x": ["Пульс<br>(уд/мин)", "Пульс<br>(уд/мин)", "Пульс<br>(уд/мин)", "Пульс<br>(уд/мин)", "Пульс<br>(уд/мин)", "Пульс<br>(уд/мин)", "Пульс<br>(уд/мин)", "Пульс<br>(уд/мин)", "Пульс<br>(уд/мин)", "Пульс<br>(уд/мин)", "Пульс<br>(уд/мин)", "Пульс<br>(уд/мин)", "Пульс<br>(уд/мин)", "Пульс<br>(уд/мин)", "Пульс<br>(уд/мин)", "Пульс<br>(уд/мин)", "Пульс<br>(уд/мин)", "Пульс<br>(уд/мин)", "Пульс<br>(уд/мин)", "Пульс<br>(уд/мин)", "Пульс<br>(уд/мин)", "Пульс<br>(уд/мин)", "Пульс<br>(уд/мин)", "Пульс<br>(уд/мин)", "Пульс<br>(уд/мин)", "Пульс<br>(уд/мин)", "Пульс<br>(уд/мин)", "Пульс<br>(уд/мин)", "Пульс<br>(уд/мин)", "Пульс<br>(уд/мин)", "Пульс<br>(уд/мин)", "Пульс<br>(уд/мин)", "Пульс<br>(уд/мин)", "Пульс<br>(уд/мин)", "Пульс<br>(уд/мин)", "Пульс<br>(уд/мин)", "Пульс<br>(уд/мин)", "Пульс<br>(уд/мин)", "Пульс<br>(уд/мин)", "Пульс<br>(уд/мин)", "Пульс<br>(уд/мин)", "Пульс<br>(уд/мин)", "Пульс<br>(уд/мин)", "Пульс<br>(уд/мин)", "Пульс<br>(уд/мин)", "Пульс<br>(уд/мин)", "Пульс<br>(уд/мин)", "Пульс<br>(уд/мин)", "Пульс<br>(уд/мин)", "Пульс<br>(уд/мин)", "Пульс<br>(уд/мин)", "Пульс<br>(уд/мин)", "Пульс<br>(уд/мин)", "Пульс<br>(уд/мин)", "Пульс<br>(уд/мин)", "Пульс<br>(уд/мин)", "Пульс<br>(уд/мин)", "Пульс<br>(уд/мин)", "Пульс<br>(уд/мин)", "Пульс<br>(уд/мин)", "Пульс<br>(уд/мин)", "Пульс<br>(уд/мин)", "Пульс<br>(уд/мин)", "Пульс<br>(уд/мин)", "Пульс<br>(уд/мин)", "Пульс<br>(уд/мин)", "Пульс<br>(уд/мин)", "Пульс<br>(уд/мин)", "Пульс<br>(уд/мин)", "Пульс<br>(уд/мин)", "Пульс<br>(уд/мин)", "Пульс<br>(уд/мин)", "Пульс<br>(уд/мин)", "Пульс<br>(уд/мин)", "Пульс<br>(уд/мин)", "Пульс<br>(уд/мин)", "Пульс<br>(уд/мин)", "Пульс<br>(уд/мин)", "Пульс<br>(уд/мин)", "Пульс<br>(уд/мин)", "Пульс<br>(уд/мин)", "Пульс<br>(уд/мин)", "Пульс<br>(уд/мин)", "Пульс<br>(уд/мин)", "Пульс<br>(уд/мин)", "Пульс<br>(уд/мин)", "Пульс<br>(уд/мин)", "Пульс<br>(уд/мин)", "Пульс<br>(уд/мин)", "Пульс<br>(уд/мин)", "Пульс<br>(уд/мин)", "Пульс<br>(уд/мин)", "Пульс<br>(уд/мин)", "Пульс<br>(уд/мин)", "Пульс<br>(уд/мин)", "Пульс<br>(уд/мин)", "Пульс<br>(уд/мин)", "Пульс<br>(уд/мин)", "Пульс<br>(уд/мин)", "Пульс<br>(уд/мин)"], "xaxis": "x3", "y": [109, 141, 142, 142, 170, 145, 120, 155, 129, 165, 150, 140, 126, 150, 138, 125, 181, 134, 126, 177, 120, 125, 125, 103, 112, 152, 140, 147, 105, 130, 111, 128, 109, 108, 168, 118, 156, 71, 124, 147, 166, 162, 144, 103, 139, 116, 88, 99, 160, 132, 96, 144, 132, 163, 195, 95, 160, 114, 173, 111, 182, 130, 174, 146, 125, 122, 147, 163, 158, 105, 112, 125, 156, 162, 171, 141, 173, 145, 131, 159, 131, 126, 127, 132, 140, 161, 120, 150, 144, 158, 155, 142, 113, 153, 132, 158, 132, 160, 168, 108], "yaxis": "y3"}, {"box": {"visible": true}, "fillcolor": "rgba(255, 107, 107, 0.3)", "hoverinfo": "y", "legendgroup": "('Женский', 'Есть заболевание')", "line": {"color": "#FF6B6B"}, "meanline": {"visible": true}, "name": "Женский - Есть заболевание", "opacity": 0.8, "points": false, "scalemode": "width", "showlegend": false, "side": "negative", "type": "violin", "width": 0.8, "x": ["Пульс<br>(уд/мин)", "Пульс<br>(уд/мин)", "Пульс<br>(уд/мин)", "Пульс<br>(уд/мин)", "Пульс<br>(уд/мин)", "Пульс<br>(уд/мин)", "Пульс<br>(уд/мин)", "Пульс<br>(уд/мин)", "Пульс<br>(уд/мин)", "Пульс<br>(уд/мин)", "Пульс<br>(уд/мин)", "Пульс<br>(уд/мин)", "Пульс<br>(уд/мин)", "Пульс<br>(уд/мин)", "Пульс<br>(уд/мин)", "Пульс<br>(уд/мин)", "Пульс<br>(уд/мин)", "Пульс<br>(уд/мин)", "Пульс<br>(уд/мин)", "Пульс<br>(уд/мин)"], "xaxis": "x3", "y": [154, 114, 143, 142, 152, 169, 157, 117, 161, 133, 169, 165, 154, 106, 150, 97, 136, 146, 145, 160], "yaxis": "y3"}], "layout": {"annotations": [{"font": {"size": 16}, "showarrow": false, "text": "<b>Холестерин</b>", "x": 0.14, "xanchor": "center", "xref": "paper", "y": 1, "yanchor": "bottom", "yref": "paper"}, {"font": {"size": 16}, "showarrow": false, "text": "<b>Давление</b>", "x": 0.5, "xanchor": "center", "xref": "paper", "y": 1, "yanchor": "bottom", "yref": "paper"}, {"font": {"size": 16}, "showarrow": false, "text": "<b>Пульс</b>", "x": 0.86, "xanchor": "center", "xref": "paper", "y": 1, "yanchor": "bottom", "yref": "paper"}, {"align": "left", "bgcolor": "rgba(255, 255, 255, 0.9)", "bordercolor": "#2c3e50", "borderpad": 10, "borderwidth": 1, "font": {"color": "#2c3e50", "size": 11}, "showarrow": false, "text": "\n<b>🔍 Ключевые наблюдения:</b><br>\n• <b>Холестерин:</b> У мужчин с болезнью<br>   более высокие и широкие распределения<br>\n• <b>Давление:</b> Меньше различий между группами<br>   по сравнению с другими показателями<br>\n• <b>Пульс:</b> У женщин с болезнью пульс<br>   в среднем ниже, чем у здоровых\n", "x": 0.02, "xref": "paper", "y": 0.98, "yref": "paper"}, {"align": "right", "bgcolor": "rgba(240, 240, 240, 0.9)", "bordercolor": "#2c3e50", "borderpad": 10, "borderwidth": 1, "font": {"color": "#2c3e50", "size": 11}, "showarrow": false, "text": "\n<b>📊 Как читать график:</b><br>\n• <b>Ширина</b> = частота значений<br>\n• <b>Толстая линия</b> = медиана<br>\n• <b>Коробка</b> = межквартильный размах<br>\n• <b>Правая сторона</b> = мужчины<br>\n• <b>Левая сторона</b> = женщины\n", "x": 0.98, "xref": "paper", "y": 0.98, "yref": "paper"}], "height": 1080, "legend": {"font": {"size": 11}, "orientation": "h", "title": {"text": "<b>Группы пациентов:</b>"}, "x": 0.5, "xanchor": "center", "y": 1.02, "yanchor": "bottom"}, "margin": {"b": 100, "l": 60, "r": 60, "t": 120}, "plot_bgcolor": "white", "showlegend": true, "title": {"font": {"color": "#2c3e50", "family": "Arial", "size": 18}, "text": "<b>Распределение показателей по полу и диагнозу</b><br><span style=\"font-size:14px; color:#666\">Скрипичные диаграммы показывают плотность распределения и медианные значения</span>", "x": 0.5, "y": 0.97}, "violingap": 0.1, "violingroupgap": 0.1, "violinmode": "overlay", "width": 1080, "xaxis": {"anchor": "y", "domain": [0, 0.28], "showgrid": false, "tickangle": 0, "tickfont": {"size": 11}}, "xaxis2": {"anchor": "y2", "domain": [0.36, 0.64], "showgrid": false, "tickangle": 0, "tickfont": {"size": 11}}, "xaxis3": {"anchor": "y3", "domain": [0.72, 1], "showgrid": false, "tickangle": 0, "tickfont": {"size": 11}}, "yaxis": {"anchor": "x", "domain": [0, 1], "gridcolor": "lightgray", "gridwidth": 1, "title": {"text": "Cholesterol"}}, "yaxis2": {"anchor": "x2", "domain": [0, 1], "gridcolor": "lightgray", "gridwidth": 1, "title": {"text": "BP"}}, "yaxis3": {"anchor": "x3", "domain": [0, 1], "gridcolor": "lightgray", "gridwidth": 1, "title": {"text": "Max HR"}}}}
